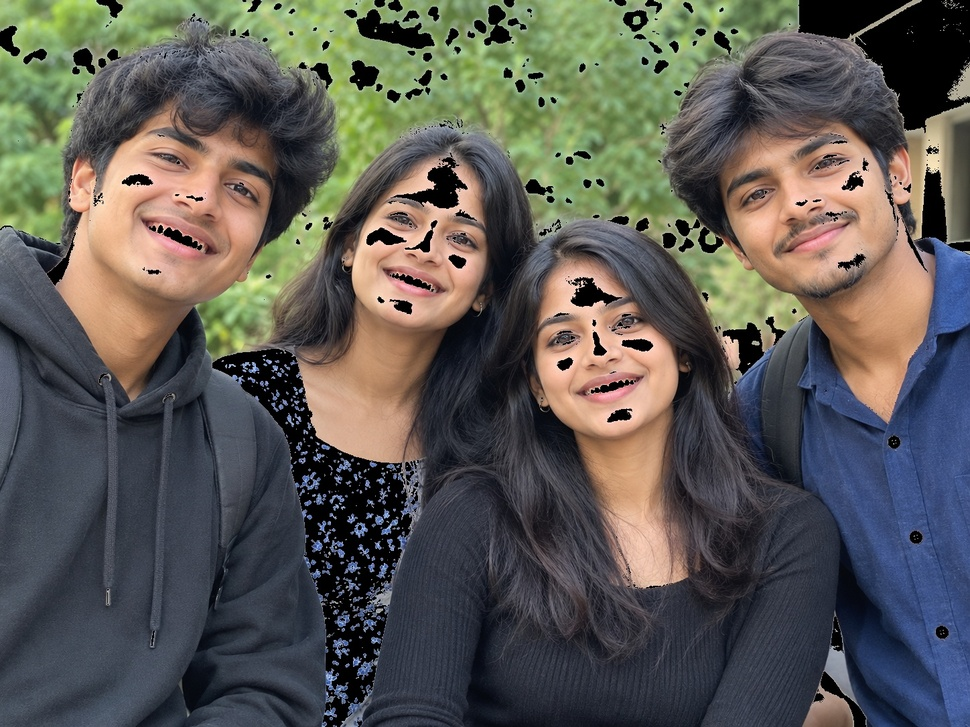
#> input picture Lab/experiment 36/EXP 36/background_removed.jpg, 970 x 727 px, shrunk from 1448 x 1086 before the run
$ python 'exp 36.py'
#> lines starting #> are read from the running program, lines starting #| are printed output that depends on the picture
import cv2
import numpy as np
from tkinter import Tk, filedialog

# Select image
root = Tk()
root.withdraw()

path = filedialog.askopenfilename(
    filetypes=[("Images", "*.jpg *.jpeg *.png")]
)
#> the answer given: background_removed.jpg

if not path:
    exit()

# Read image
img = cv2.imread(path)
#> img is the input picture: shape (727, 970, 3); mean B, G, R 84, 89.3, 91.3

if img is None:
    print("Unable to read image")
    exit()

# Convert image to HSV
hsv = cv2.cvtColor(img, cv2.COLOR_BGR2HSV)
#> hsv: shape (727, 970, 3); mean H, S, V 76.3, 81.2, 106.3

# Define background color levels
lower = np.array([0, 0, 180])
upper = np.array([180, 60, 255])

# Detect background
mask = cv2.inRange(hsv, lower, upper)
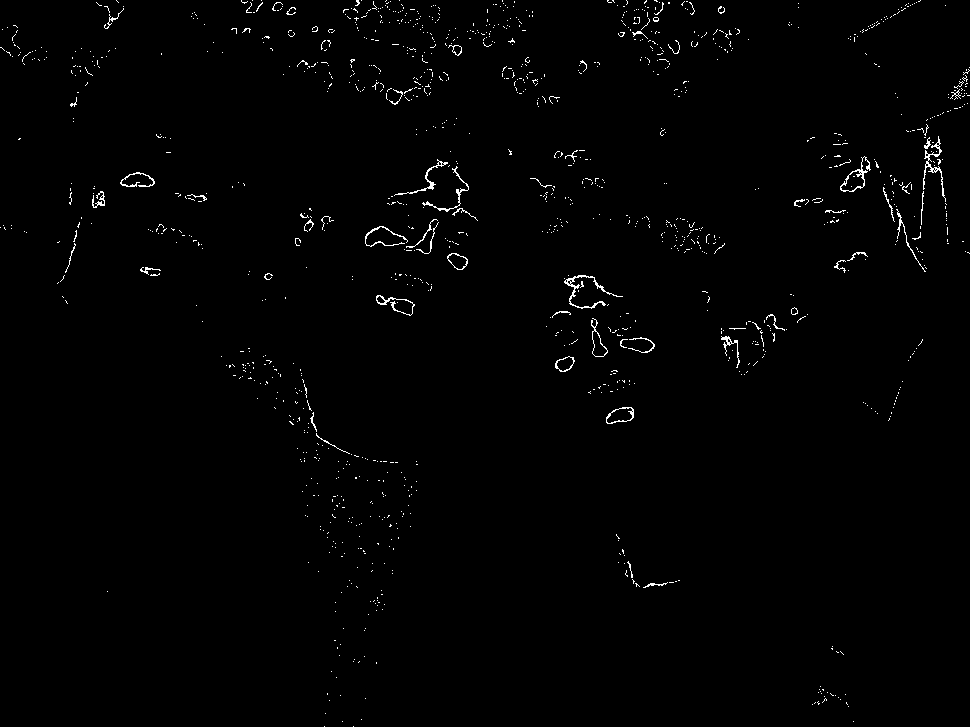
#> mask: shape (727, 970); 0.98% white in thin lines or dots

# Subtract background
result = cv2.bitwise_and(img, img, mask=cv2.bitwise_not(mask))
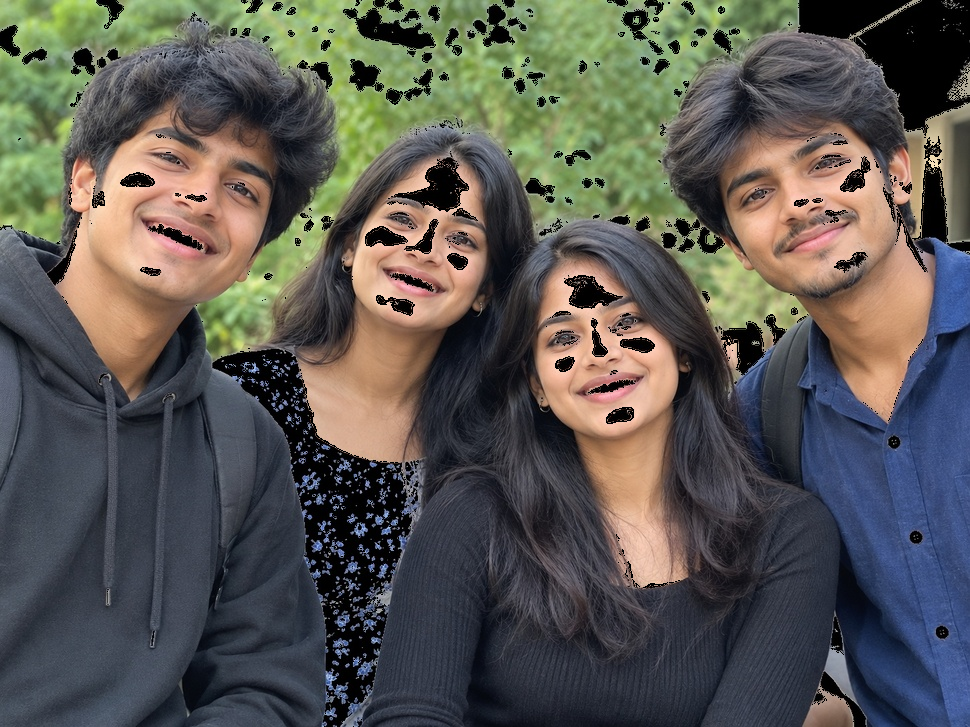
#> result: shape (727, 970, 3); mean B, G, R 82.3, 87.4, 89.3

# Display images
cv2.imshow("Original Image", img)
cv2.imshow("Background Mask", mask)
cv2.imshow("Background Removed", result)

# Save output
cv2.imwrite(
    "C:/Users/Admin/Desktop/background_removed.jpg",
    result
)

cv2.waitKey(0)
cv2.destroyAllWindows()

print("Background removed successfully!")
